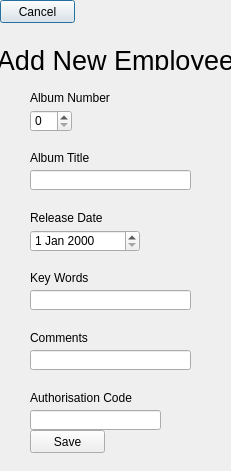
<?xml version="1.0" encoding="UTF-8"?>
<ui version="4.0">
 <class>People_Staff_Add</class>
 <widget class="QDialog" name="People_Staff_Add">
  <property name="geometry">
   <rect>
    <x>0</x>
    <y>0</y>
    <width>231</width>
    <height>471</height>
   </rect>
  </property>
  <property name="windowTitle">
   <string>Add Staff</string>
  </property>
  <widget class="QPushButton" name="AddStaff_CancelButton">
   <property name="geometry">
    <rect>
     <x>0</x>
     <y>0</y>
     <width>75</width>
     <height>23</height>
    </rect>
   </property>
   <property name="text">
    <string>Cancel</string>
   </property>
  </widget>
  <widget class="QLabel" name="AddAlbum_DateText">
   <property name="geometry">
    <rect>
     <x>30</x>
     <y>210</y>
     <width>161</width>
     <height>16</height>
    </rect>
   </property>
   <property name="text">
    <string>Release Date</string>
   </property>
  </widget>
  <widget class="QLabel" name="AddAlbum_TitleValidation">
   <property name="geometry">
    <rect>
     <x>90</x>
     <y>150</y>
     <width>151</width>
     <height>16</height>
    </rect>
   </property>
   <property name="text">
    <string>&lt;html&gt;&lt;head/&gt;&lt;body&gt;&lt;p&gt;&lt;span style=&quot; color:#ff0000;&quot;/&gt;&lt;/p&gt;&lt;/body&gt;&lt;/html&gt;</string>
   </property>
  </widget>
  <widget class="QLabel" name="AddAlbum_MainText">
   <property name="geometry">
    <rect>
     <x>0</x>
     <y>50</y>
     <width>231</width>
     <height>20</height>
    </rect>
   </property>
   <property name="font">
    <font>
     <pointsize>20</pointsize>
    </font>
   </property>
   <property name="text">
    <string>Add New Employee</string>
   </property>
   <property name="alignment">
    <set>Qt::AlignCenter</set>
   </property>
  </widget>
  <widget class="QDateEdit" name="AddAlbum_DateBox">
   <property name="geometry">
    <rect>
     <x>30</x>
     <y>230</y>
     <width>110</width>
     <height>22</height>
    </rect>
   </property>
  </widget>
  <widget class="QLabel" name="AddAlbum_CommentsValidation">
   <property name="geometry">
    <rect>
     <x>90</x>
     <y>330</y>
     <width>151</width>
     <height>16</height>
    </rect>
   </property>
   <property name="text">
    <string/>
   </property>
  </widget>
  <widget class="QLabel" name="AddAlbum_TitleText">
   <property name="geometry">
    <rect>
     <x>30</x>
     <y>150</y>
     <width>161</width>
     <height>16</height>
    </rect>
   </property>
   <property name="text">
    <string>Album Title</string>
   </property>
  </widget>
  <widget class="QLineEdit" name="AddAlbum_CommentsBox">
   <property name="geometry">
    <rect>
     <x>30</x>
     <y>350</y>
     <width>161</width>
     <height>20</height>
    </rect>
   </property>
  </widget>
  <widget class="QLineEdit" name="AddStaff_CodeBox">
   <property name="geometry">
    <rect>
     <x>30</x>
     <y>410</y>
     <width>131</width>
     <height>20</height>
    </rect>
   </property>
  </widget>
  <widget class="QLabel" name="AddAlbum_KeyWordsText">
   <property name="geometry">
    <rect>
     <x>30</x>
     <y>270</y>
     <width>111</width>
     <height>16</height>
    </rect>
   </property>
   <property name="text">
    <string>Key Words</string>
   </property>
  </widget>
  <widget class="QPushButton" name="AddStaff_CodeButton">
   <property name="geometry">
    <rect>
     <x>30</x>
     <y>430</y>
     <width>75</width>
     <height>23</height>
    </rect>
   </property>
   <property name="text">
    <string>Save</string>
   </property>
  </widget>
  <widget class="QLabel" name="AddAlbum_NumberText">
   <property name="geometry">
    <rect>
     <x>30</x>
     <y>90</y>
     <width>161</width>
     <height>16</height>
    </rect>
   </property>
   <property name="text">
    <string>Album Number</string>
   </property>
  </widget>
  <widget class="QLineEdit" name="AddAlbum_TitleBox">
   <property name="geometry">
    <rect>
     <x>30</x>
     <y>170</y>
     <width>161</width>
     <height>20</height>
    </rect>
   </property>
  </widget>
  <widget class="QLabel" name="AddAlbum_CodeText">
   <property name="geometry">
    <rect>
     <x>30</x>
     <y>390</y>
     <width>131</width>
     <height>16</height>
    </rect>
   </property>
   <property name="text">
    <string>Authorisation Code</string>
   </property>
  </widget>
  <widget class="QLabel" name="AddAlbum_CommentsText">
   <property name="geometry">
    <rect>
     <x>30</x>
     <y>330</y>
     <width>161</width>
     <height>16</height>
    </rect>
   </property>
   <property name="text">
    <string>Comments</string>
   </property>
  </widget>
  <widget class="QLineEdit" name="AddAlbum_KeyWordsBox">
   <property name="geometry">
    <rect>
     <x>30</x>
     <y>290</y>
     <width>161</width>
     <height>20</height>
    </rect>
   </property>
  </widget>
  <widget class="QSpinBox" name="AddAlbum_NumberBox">
   <property name="geometry">
    <rect>
     <x>30</x>
     <y>110</y>
     <width>42</width>
     <height>22</height>
    </rect>
   </property>
  </widget>
  <widget class="QLabel" name="AddAlbum_KeyValidation">
   <property name="geometry">
    <rect>
     <x>90</x>
     <y>270</y>
     <width>151</width>
     <height>16</height>
    </rect>
   </property>
   <property name="text">
    <string/>
   </property>
  </widget>
  <widget class="QLabel" name="AddStaff_CodeValidation">
   <property name="geometry">
    <rect>
     <x>130</x>
     <y>390</y>
     <width>111</width>
     <height>16</height>
    </rect>
   </property>
   <property name="text">
    <string/>
   </property>
  </widget>
 </widget>
 <resources/>
 <connections>
  <connection>
   <sender>AddStaff_CancelButton</sender>
   <signal>clicked()</signal>
   <receiver>People_Staff_Add</receiver>
   <slot>BackButton()</slot>
   <hints>
    <hint type="sourcelabel">
     <x>24</x>
     <y>11</y>
    </hint>
    <hint type="destinationlabel">
     <x>21</x>
     <y>655</y>
    </hint>
   </hints>
  </connection>
  <connection>
   <sender>AddStaff_CodeButton</sender>
   <signal>clicked()</signal>
   <receiver>People_Staff_Add</receiver>
   <slot>AddStaff()</slot>
   <hints>
    <hint type="sourcelabel">
     <x>57</x>
     <y>446</y>
    </hint>
    <hint type="destinationlabel">
     <x>37</x>
     <y>542</y>
    </hint>
   </hints>
  </connection>
 </connections>
 <slots>
  <slot>BackButton()</slot>
  <slot>AddStaff()</slot>
 </slots>
</ui>
